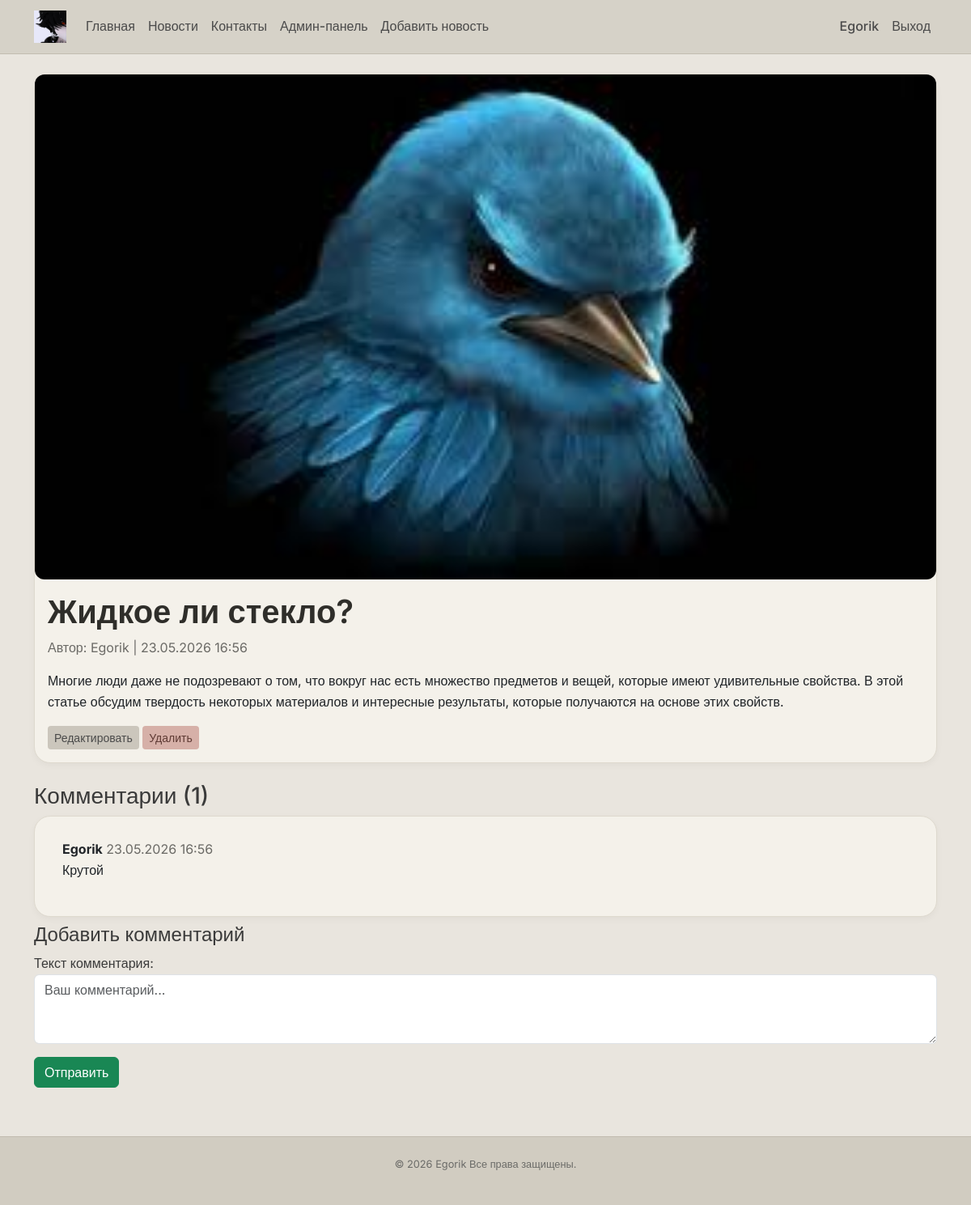
The app's page /news/6/ (signed in) with its own data.
### news/models.py (models this page shows, shortened)
class News(models.Model):
    title = models.CharField(max_length=200, verbose_name='Заголовок')
    content = models.TextField(verbose_name='Содержание')
    author = models.ForeignKey(User, on_delete=models.CASCADE, verbose_name='Автор')
    pub_date = models.DateTimeField(default=timezone.now, verbose_name='Дата публикации')
    image = models.ImageField(upload_to='news_images/', blank=True, null=True, verbose_name='Изображение')
    class Meta:
        ordering = ['-pub_date']
        verbose_name = 'Новость'
        verbose_name_plural = 'Новости'

class Comment(models.Model):
    news = models.ForeignKey(News, on_delete=models.CASCADE, related_name='comments', verbose_name='Новость')
    author = models.ForeignKey(User, on_delete=models.CASCADE, verbose_name='Автор')
    text = models.TextField(verbose_name='Текст комментария')
    created_date = models.DateTimeField(default=timezone.now, verbose_name='Дата создания')
    is_approved = models.BooleanField(default=True, verbose_name='Одобрен')
    class Meta:
         ordering = ['created_date']
         verbose_name = 'Комментарий'
         verbose_name_plural = 'Комментарии'

### news/views.py (the view, shortened to what this page needs)
# urls.py: path('news/<int:pk>/', views.news_detail, name='news_detail'),
def news_detail(request, pk):
    news = get_object_or_404(News, pk=pk)
    comments = news.comments.filter(is_approved=True)
    form = CommentForm()  # пустая форма для GET
    return render(request, 'news/news_detail.html', {
        'news': news,
        'comments': comments,
        'form': form,
    })

### news/forms.py
class CommentForm(forms.ModelForm):
    class Meta:
        model = Comment
        fields = ['text']
        widgets = {
            'text': forms.Textarea(attrs={'rows': 3, 'class': 'form-control', 'placeholder': 'Ваш комментарий...'})
             }

### templates/news/news_detail.html (shortened to what this page needs)
{% extends 'base.html' %}
{% block content %}
<div class="card mb-4">
    {% if news.image %}
        <img src="{{ news.image.url }}" class="img-fluid" alt="{{ news.title }}" style="max-width: 100%; height: auto; border-radius: 12px;">
    {% endif %}
    <div class="card-body">
        <h1 class="card-title">{{ news.title }}</h1>
        <p class="text-muted">Автор: {{ news.author.username }} | {{ news.pub_date|date:"d.m.Y H:i" }}</p>
        <p class="card-text">{{ news.content|linebreaks }}</p>
        {% if user.is_staff %}
            <a href="{% url 'news_edit' news.pk %}" class="btn btn-sm btn-secondary">Редактировать</a>
            <a href="{% url 'news_delete' news.pk %}" class="btn btn-sm btn-danger">Удалить</a>
        {% endif %}
    </div>
</div>
<h3>Комментарии ({{ comments.count }})</h3>
{% for comment in comments %}
    <div class="card mb-2">
        <div class="card-body">
            <strong>{{ comment.author.username }}</strong> <span class="text-muted">{{ comment.created_date|date:"d.m.Y H:i" }}</span>
            <p>{{ comment.text }}</p>
        </div>
    </div>
{% empty %}
    <p>Пока нет комментариев.</p>
{% endfor %}
{% if user.is_authenticated %}
    <h4>Добавить комментарий</h4>
    <form method="post">
        {{ form.as_p }}
        <button type="submit" class="btn btn-success">Отправить</button>
    </form>
{% else %}
    <p><a href="{% url 'login' %}">Войдите</a>, чтобы оставить комментарий.</p>
{% endif %}
{% endblock %}

### templates/base.html (shortened to what this page needs)
<!DOCTYPE html>
<html lang="ru">
<head>
    <link href="https://cdn.jsdelivr.net/npm/bootstrap@5.3.0-alpha1/dist/css/bootstrap.min.css" rel="stylesheet">
    {% load static %}
    <link rel="stylesheet" href="{% static 'css/soft.css' %}">
</head>
<body>
    <nav class="navbar navbar-expand-lg navbar-dark bg-dark">
        <div class="container">
            <a class="navbar-brand" href="{% url 'home' %}">
                <img src="{% static 'logo.jpg' %}" alt="Логотип" height="40">
            </a>
            <div class="collapse navbar-collapse" id="navbarNav">
                <ul class="navbar-nav me-auto">
                    <li class="nav-item"><a class="nav-link" href="{% url 'home' %}">Главная</a></li>
                    <li class="nav-item"><a class="nav-link" href="{% url 'news_list' %}">Новости</a></li>
                    <li class="nav-item"><a class="nav-link" href="{% url 'contacts' %}">Контакты</a></li>
                    {% if user.is_authenticated and user.is_staff %}
                        <li class="nav-item"><a class="nav-link" href="{% url 'admin:index' %}">Админ-панель</a></li>
                    {% endif %}
                    {% if user.is_authenticated and user.is_staff %}
                        <li class="nav-item"><a class="nav-link" href="{% url 'news_create' %}">Добавить новость</a></li>
                    {% endif %}
                </ul>
                <ul class="navbar-nav">
                    {% if user.is_authenticated %}
                        <li class="nav-item"><a class="nav-link" href="{% url 'profile' %}">{{ user.username }}</a></li>
                        <li class="nav-item"><a class="nav-link" href="{% url 'logout' %}">Выход</a></li>
                    {% else %}
                        <li class="nav-item"><a class="nav-link" href="{% url 'login' %}">Вход</a></li>
                        <li class="nav-item"><a class="nav-link" href="{% url 'register' %}">Регистрация</a></li>
                    {% endif %}
                </ul>
            </div>
        </div>
    </nav>
    <div class="container mt-4">
        {% block content %}{% endblock %}
    </div>
    <footer>
        <p>© 2026 Egorik Все права защищены.</p>
    </footer>
</body>
</html>

### news/static/css/soft.css (style rules this page uses)
* { margin: 0; padding: 0; box-sizing: border-box; }
body { font-family: 'Inter', sans-serif; background: #e9e5de; color: #3a3a3a; line-height: 1.6; }
.navbar { background: #d6d2c8 !important; border-bottom: 1px solid #c2bcb0; box-shadow: none; }
.navbar .nav-link { color: #4a4a4a !important; font-weight: 500; transition: 0.2s; }
.card { background: #f4f1ea !important; border-radius: 20px !important; border: 1px solid #ded9ce !important; box-shadow: 0 3px 8px rgba(0, 0, 0, 0.04); transition: all 0.2s ease; }
.card-title { color: #2f2e2a; font-weight: 600; }
.card-text, .text-muted { color: #6b6a66 !important; }
form input, form textarea, form select { background: #fefcf8; border: 1px solid #d6cec0; border-radius: 20px; color: #3a3a3a; padding: 10px 16px; transition: 0.15s; }
.btn-secondary { background: #cbc6bc !important; border: none; color: #4a4a4a; }
.btn-danger { background: #d6b0a8 !important; color: #5e3a34 !important; border: none; }
.card.mb-2, .comment { background: #f2efe8; border-radius: 20px; border-left: 5px solid #b0a89c; padding: 12px 18px; margin-bottom: 14px; }
a { color: #6f7a6f; text-decoration: none; }
footer { background: #d1ccc1; border-top: 1px solid #c2bcb0; margin-top: 60px; padding: 24px 0; text-align: center; color: #6b6b68; font-size: 0.8rem; }

### records on screen
News: image (picture), title "Жидкое ли стекло?", author.username "Egorik", pub_date "23.05.2026 16:56", content "Многие люди даже не подозревают о том, что вокруг нас есть множество предметов и вещей, которые имеют удивительные свойства. В этой статье обсудим твердость некоторых материалов и интересные результаты, которые получаются на основе этих свойств."
Comment: author.username "Egorik", created_date "23.05.2026 16:56", text "Крутой"

### other values on screen
{{ user.username }} "Egorik"
{{ comments.count }} "1"
